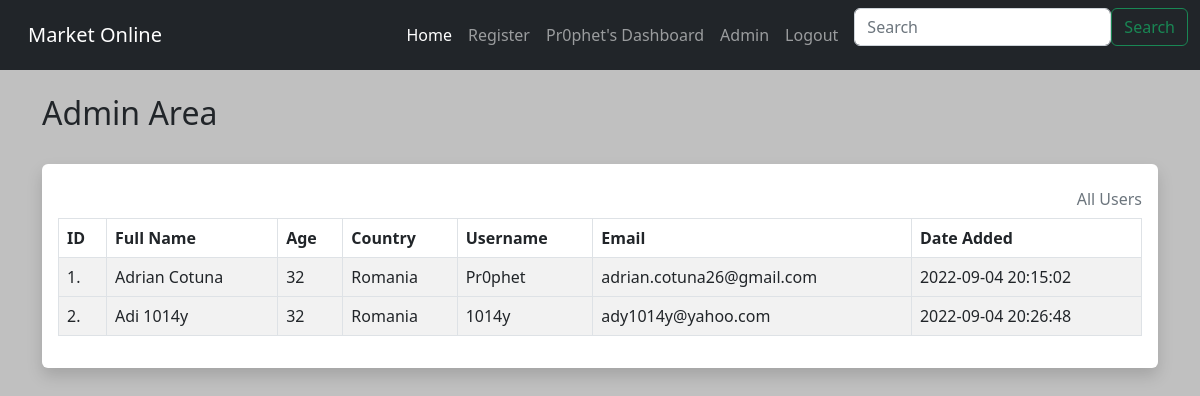
The page /admin (signed in) on the database its author committed.
### app.py (models this page shows)
class Users(UserMixin, db.Model):
    id = db.Column(db.Integer(), primary_key=True)
    full_name = db.Column(db.String(200))
    age = db.Column(db.Integer())
    location = db.Column(db.String())
    username = db.Column(db.String(15), unique=True)
    password = db.Column(db.String(80))
    email = db.Column(db.String(), unique=True)
    date_added = db.Column(db.String())

### app.py (the view)
@app.route("/admin")
@login_required
def admin():
    all_users = Users.query.order_by(Users.date_added)
    id = current_user.id
    if id == 1:
        return render_template("admin.html",
                               all_users=all_users)
    else:
        flash("Sorry only admins can access admin page.")
        return redirect((url_for("dashboard")))

### app.py (called while the page is built)
@login_manager.user_loader
def load_user(user_id):
    return Users.query.get(int(user_id))

### templates/admin.html
{% extends "base.html" %}
{% block content %}
    <h2>Admin Area</h2>
    <br/>
<div class="shadow p-3 mb-5 bg-body rounded">
    <table class="table caption-top table-hover table-bordered table-striped">
        <caption>All Users</caption>
        <thead>
            <tr>
                <th scope="col">ID</th>
                <th scope="col">Full Name</th>
                <th scope="col">Age</th>
                <th scope="col">Country</th>
                <th scope="col">Username</th>
                <th scope="col">Email</th>
                <th scope="col">Date Added</th>
            </tr>
        </thead>
    {% for user in all_users %}
        <tbody>
            <tr>
                <td>{{ user.id }}.</td>
                <td>{{ user.full_name}}</td>
                <td>{{ user.age}}</td>
                <td>{{ user.location}}</td>
                <td>{{ user.username}}</td>
                <td>{{ user.email}}</td>
                <td>{{ user.date_added}}</td>
        <tbody>
        {% endfor %}
      </table>
</div>
{% endblock %}

### templates/base.html (shortened to what this page needs)
<html lang="en">
  <head>
     <link rel="stylesheet" href="https://cdn.jsdelivr.net/npm/bootstrap@5.2.0/dist/css/bootstrap.rtl.min.css">
      <link rel="stylesheet" href="{{ url_for('static', filename='/CSS/style.css') }}">
  </head>
  <body>
    {% include 'navbar.html' %}
    <br/>
    <div class="container">
        {% block content %}
        {% endblock %}
    </div>
  </body>
</html>

### templates/navbar.html (shortened to what this page needs)
<nav class="navbar navbar-expand-lg navbar-dark bg-dark">
  <div class="container-fluid">
    <a class="navbar-brand" href="{{ url_for('index') }}">Market Online</a>
    <div class="collapse navbar-collapse" id="navbarSupportedContent">
      <ul class="navbar-nav me-auto mb-2 mb-lg-0">
        <li class="nav-item">
          <a class="nav-link active" aria-current="page" href="{{ url_for('index') }}">Home</a>
        </li>
        <li class="nav-item">
          <a class="nav-link" href="{{ url_for('signup') }}">Register</a>
        </li>
        {% if current_user.is_authenticated %}
          <li class="nav-item">
            <a class="nav-link" href="{{ url_for('dashboard') }}">{{ current_user.username }}'s Dashboard</a>
          </li>
        {% if current_user.id == 1 %}
          <li class="nav-item">
            <a class="nav-link" href="{{ url_for('admin') }}">Admin</a>
          </li>
        {% endif %}
          <li class="nav-item">
            <a class="nav-link" href="{{ url_for('logout') }}">Logout</a>
          </li>
        {% else %}
          <li class="nav-item">
            <a class="nav-link" href="{{ url_for('login') }}">Login</a>
          </li>
        {% endif %}
      </ul>
      <form class="d-flex" role="search">
        <input class="form-control me-2" type="search" placeholder="Search" aria-label="Search">
        <button class="btn btn-outline-success" type="submit">Search</button>
      </form>
    </div>
  </div>
</nav>

### static/css/style.css (style rules this page uses)
body { background: silver; }

### rows shown on the page
Users: username "Pr0phet", id "1", full_name "Adrian Cotuna", age "32", location "Romania", email "adrian.cotuna26@gmail.com", date_added "2022-09-04 20:15:02"
Users: id "2", full_name "Adi 1014y", age "32", location "Romania", username "1014y", email "ady1014y@yahoo.com", date_added "2022-09-04 20:26:48"
